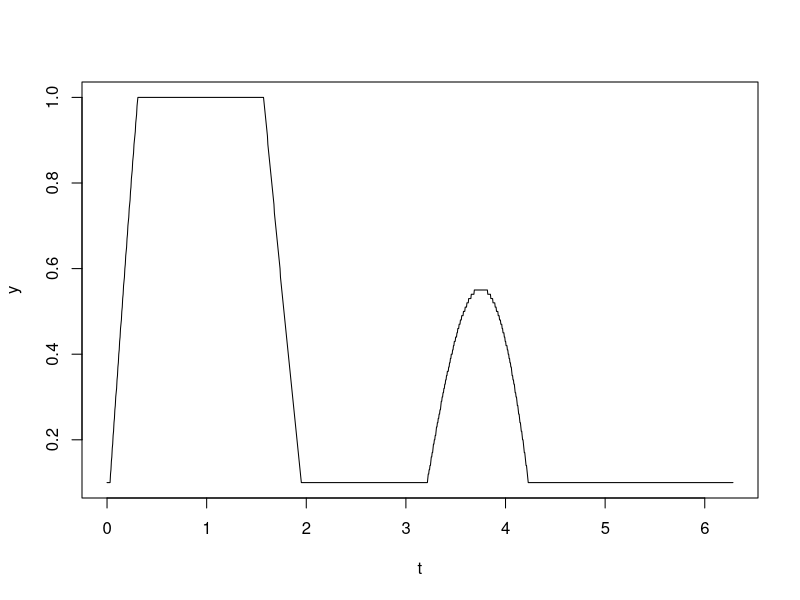

Here is the R script that generated this plot:
# export a sine wave indexed by time range 24 hours

# combine 2 waves
t <- seq(0, pi * 2, length.out = 1441) # 0 to 1 to -1 to 0
y <- round((sin(t) + sin(t * 2)*1.2 ), 2)
# y <- round((sin(t) + sin(t * 2) + sin(t*3)/2), 2) # unnecessary

# limit range to 0 to 1
y[y>1] <- 1
y[y<=0.1] <- 0.1
# preview
plot(t,y,type="l" )

library(lubridate)
dt_start <- floor_date(now(), unit="day")
dt_index <- seq.POSIXt(from = dt_start, to = (dt_start + days(1)), by="min")
#plot (dt_index, y, type ='l' )

out <- data.frame( dt = dt_index, val = y)
write.csv(out, file="out.csv")
